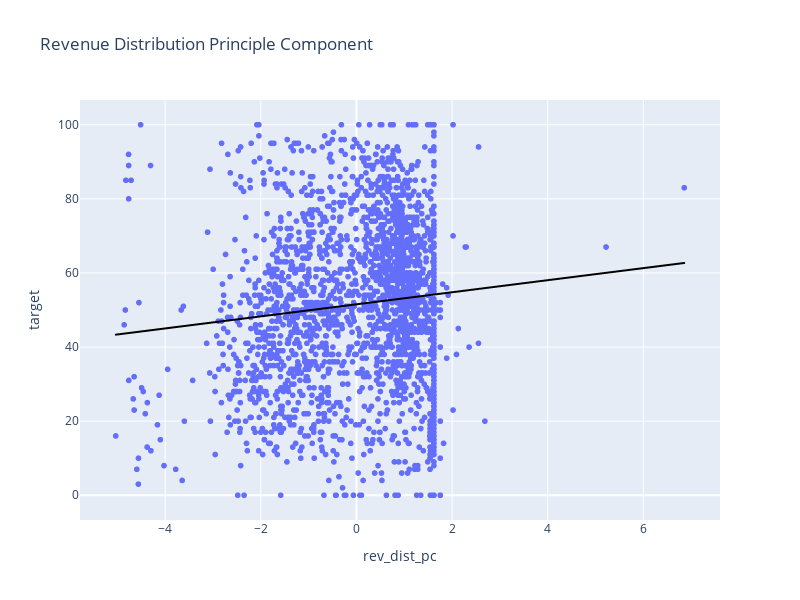

Notebook code for this chart:
### Code cell
# Visualize principle component
fig = px.scatter(
    df_pc1, x="rev_dist_pc", y="target", height=600, width=800, trendline='ols',
    title="Revenue Distribution Principle Component", trendline_color_override="black",
    
)
results = px.get_trendline_results(fig) # Calculate R2 of Linear Regression
fig.show()

results.iloc[0]['px_fit_results'].summary()

### Figure 1 — Plotly figure (JSON) as saved in the notebook; plotly's stock layout.template omitted (floating-point values rounded to 4 significant figures; data arrays with more than 128 entries replaced by an {"elided": "..."} marker saying what was removed)
{"data": [{"hovertemplate": "rev_dist_pc=%{x}<br>target=%{y}<extra></extra>", "legendgroup": "", "marker": {"color": "#636efa", "symbol": "circle"}, "mode": "markers", "name": "", "showlegend": false, "type": "scattergl", "x": {"elided": "2315 float values"}, "xaxis": "x", "y": {"elided": "2315 int values"}, "yaxis": "y"}, {"hovertemplate": "<b>OLS trendline</b><br>target = 1.62792 * rev_dist_pc + 51.5352<br>R<sup>2</sup>=0.010176<br><br>rev_dist_pc=%{x}<br>target=%{y} <b>(trend)</b><extra></extra>", "legendgroup": "", "line": {"color": "black"}, "marker": {"color": "#636efa", "symbol": "circle"}, "mode": "lines", "name": "", "showlegend": false, "type": "scattergl", "x": {"elided": "2315 float values"}, "xaxis": "x", "y": {"elided": "2315 float values"}, "yaxis": "y"}], "layout": {"height": 600, "legend": {"tracegroupgap": 0}, "title": {"text": "Revenue Distribution Principle Component"}, "width": 800, "xaxis": {"anchor": "y", "domain": [0, 1], "title": {"text": "rev_dist_pc"}}, "yaxis": {"anchor": "x", "domain": [0, 1], "title": {"text": "target"}}}}
